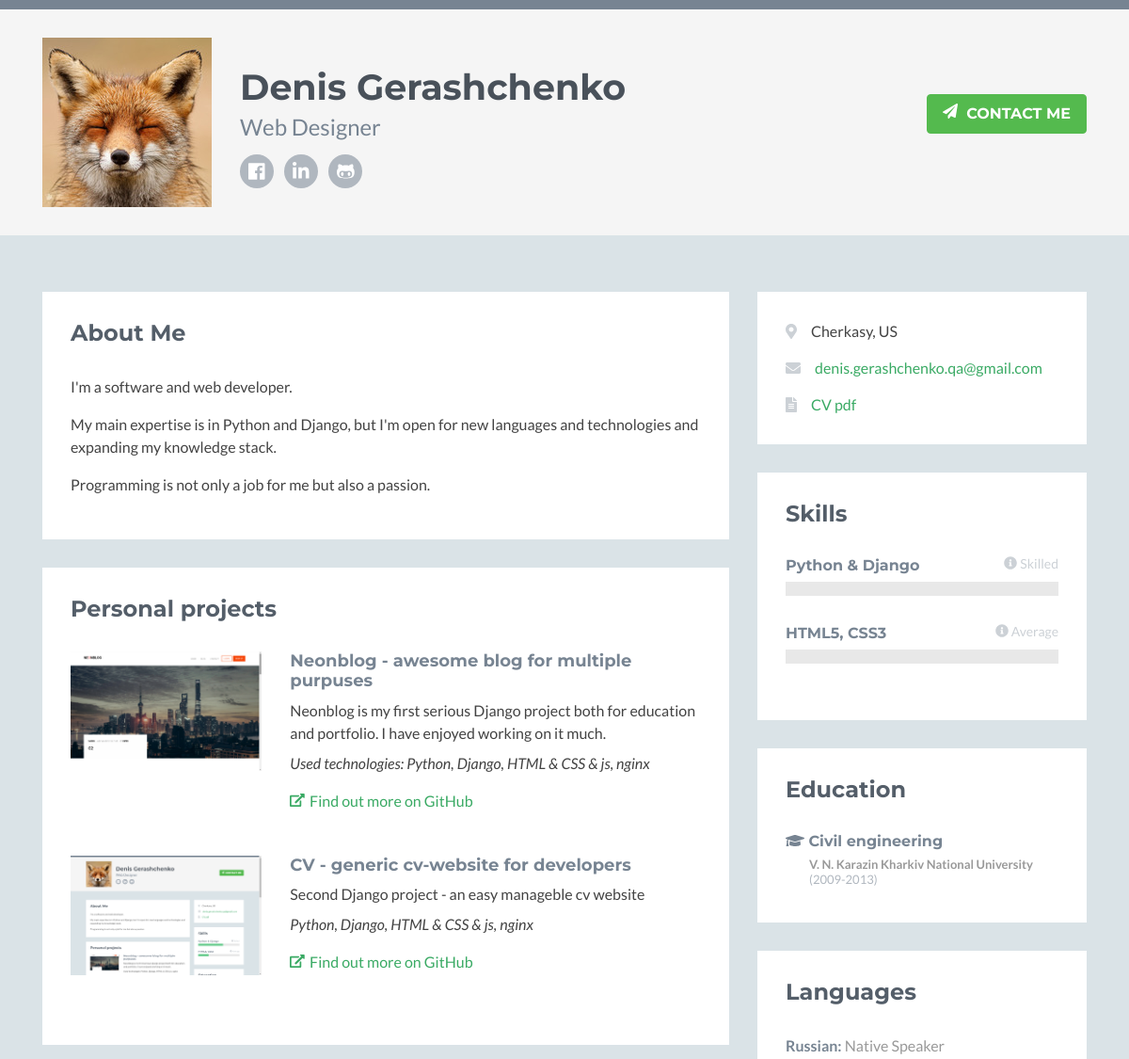
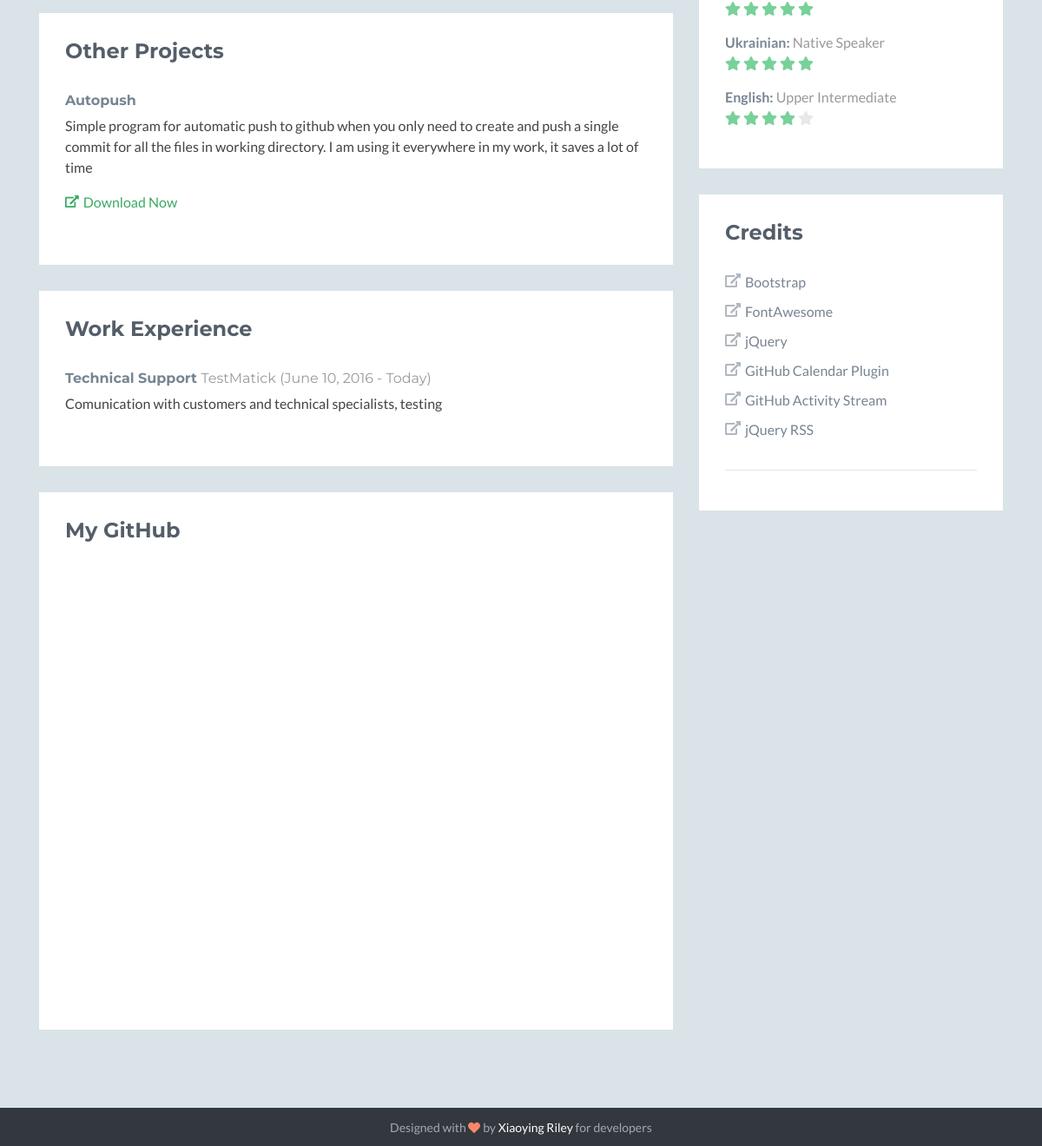
The page / on the database its author committed (2 pictures, top to bottom).
### index/models.py (models this page shows, shortened)
class ProfilePhoto(models.Model):
    profile_photo = models.ImageField()
    timestamp = models.DateTimeField(auto_now_add=True)
    actual = models.BooleanField(blank=True, null=True)

class ProjectDone(models.Model):
    title = models.CharField(max_length=100)
    thumbnail = models.ImageField()
    overview = models.TextField()
    technology_used = models.TextField()
    featured = models.BooleanField()
    timestamp = models.DateTimeField(auto_now_add=True)
    link = models.TextField(max_length=100, null=True, blank=True)
    github = models.TextField(max_length=100, null=True, blank=True)

class Experience(models.Model):
    vacancy = models.CharField(max_length=100)
    company = models.CharField(max_length=100)
    website = models.CharField(max_length=100)
    date_start = models.DateField()
    date_end = models.DateField()
    work_experience = models.CharField(max_length=100)
    timestamp = models.DateTimeField(auto_now_add=True)
    job_done = models.BooleanField()

### index/views.py (the view)
# urls.py: path('', IndexView.as_view(), name='index'),
class IndexView(View):
    template_name = 'index.html'
    def get(self, request, *args, **kwargs):
        featured_projects = ProjectDone.objects.filter(featured=True).order_by('timestamp')
        other_projects = ProjectDone.objects.filter(featured=False).order_by('timestamp')
        photos = ProfilePhoto.objects.filter(actual=True).order_by('-timestamp')
        if photos.exists():
            photo = photos[0]
        else:
            photo = None
        experience = Experience.objects.order_by('-timestamp')
        if not featured_projects and other_projects:
            return render(request, 'index.html', {})
        else:
            context = {
                'featured': featured_projects,
                'other': other_projects,
                'experience': experience,
                'photo': photo,
            }
            return render(request, 'index.html', context)

### templates/index.html (shortened to what this page needs)
<!DOCTYPE html>
<html lang="en">
{% load static %}
<head>
    <link rel="stylesheet" href="{% static 'assets/plugins/bootstrap/css/bootstrap.min.css' %}">
    <link rel="stylesheet" href="{% static 'assets/plugins/github-calendar/dist/github-calendar.css' %}">
    <link rel="stylesheet" href="//cdnjs.cloudflare.com/ajax/libs/octicons/2.0.2/octicons.min.css">
    <link rel="stylesheet" href="{% static 'assets/plugins/github-activity/github-activity-0.1.5.min.css' %}">
    <link id="theme-style" rel="stylesheet" href="{% static 'assets/css/styles.css' %}">
    <link rel="stylesheet" href="//cdnjs.cloudflare.com/ajax/libs/octicons/2.0.2/octicons.min.css">
    <link rel="stylesheet" href="github-activity-0.1.5.min.css">
</head>
<body>
    <header class="header">
        <div class="container clearfix">
            <img class="profile-image img-fluid float-left" src="{{ photo.profile_photo.url }}" alt="Denis Gerashchenko"/>
            <div class="profile-content float-left">
                <h1 class="name">Denis Gerashchenko</h1>
                <h2 class="desc">Web Designer</h2>
                <ul class="social list-inline">
                    <li class="list-inline-item"><a href="https://www.facebook.com/"><i class="fab fa-facebook"></i></a></li>
                    <li class="list-inline-item"><a href="#"><i class="fab fa-linkedin-in"></i></a></li>
                    <li class="list-inline-item"><a href="https://github.com/Denis-Gerashchenko"><i class="fab fa-github-alt"></i></a></li>
                </ul>
            </div>
            <a class="btn btn-cta-primary float-right" href="mailto:denis.gerashchenko.qa@gmail.com?subject=Hello!" target="_blank"><i class="fas fa-paper-plane"></i> Contact Me</a>
        </div>
    </header>
    <div class="container sections-wrapper">
        <div class="row">
            <div class="primary col-lg-8 col-12">
                <section class="about section">
                    <div class="section-inner">
                        <h2 class="heading">About Me</h2>
                        <div class="content">
                            <p>I'm a software and web developer.</p>
                            <p>My main expertise is in Python and Django, but I'm open for new languages and technologies and expanding my knowledge stack.</p>
                            <p>Programming is not only a job for me but also a passion.</p>
                        </div>
                    </div>
                </section>
               <section class="latest section">
                    <div class="section-inner">
                        <h2 class="heading">Personal projects</h2>
                        <div class="content">
                            {% for obj in featured %}
                            <div class="item row">
                                <a class="col-md-4 col-12" href="{{ obj.link }}" target="_blank">
                                <img class="img-fluid project-image" src="{{ obj.thumbnail.url }}" alt="{{ obj.title }}" />
                                </a>
                                <div class="desc col-md-8 col-12">
                                    <h3 class="title"><a href="{{ obj.link }}" target="_blank">{{ obj.title }}</a></h3>
                                    <p class="mb-2">{{ obj.overview }}</p>
                                    <p style="font-style:italic;">{{ obj.technology_used }}</p>
                                    <p><a class="more-link" href="{{ obj.github }}" target="_blank"><i class="fas fa-external-link-alt"></i>Find out more on GitHub</a></p>
                                </div>
                            </div>
                            {% endfor %}
                        </div>
                    </div>
                </section>
                <section class="projects section">
                    <div class="section-inner">
                        <h2 class="heading">Other Projects</h2>
                        <div class="content">
                            {% for obj in other %}
                            <div class="item">
                                {% if obj.link %}
                                <h3 class="title"><a href="{{ obj.link }}" target="_blank">{{ obj.title }}</a></h3>
                                {% else %}
                                <h3 class="title"><a href="{{ obj.github }}" target="_blank">{{ obj.title }}</a></h3>
                                {% endif %}
                                <p class="summary">{{ obj.overview }}</p>
                                <p><a class="more-link" href="{{ obj.github }}" target="_blank"><i class="fas fa-external-link-alt"></i>Download Now</a></p>
                            </div>
                            {% endfor %}
                        </div>
                    </div>
                </section>
                <section class="experience section">
                    <div class="section-inner">
                        <h2 class="heading">Work Experience</h2>
                        <div class="content">
                            {% for obj in experience %}
                            <div class="item">
                                {% if obj.job_done %}
                                <h3 class="title">{{ obj.vacancy }}  <span class="place"><a href="{{ obj.website}}">  {{ obj.company }}</a></span> <span class="year">({{ obj.date_start }} - {{ obj.date_end }})</span></h3>
                                {% else %}
                                <h3 class="title">{{ obj.vacancy }}  <span class="place"><a href="{{ obj.website}}">  {{ obj.company }}</a></span> <span class="year">({{ obj.date_start }} - Today)</span></h3>
                                {% endif %}
                                <p>{{ obj.work_experience }}</p>
                            </div>
                            {% endfor %}
                        </div>
                    </div>
                </section>
                <section class="github section">
                    <div class="section-inner">
                        <h2 class="heading">My GitHub</h2>
                        <div id="ghfeed" class="ghfeed">
                        </div>
                    </div>
                </section>
            </div>
            <div class="secondary col-lg-4 col-12">
                 <aside class="info aside section">
                    <div class="section-inner">
                        <div class="content">
                            <ul class="list-unstyled">
                                <li><i class="fas fa-map-marker-alt"></i><span class="sr-only">Location:</span>Cherkasy, US</li>
                                <li><i class="fas fa-envelope"></i><span class="sr-only">Email:</span><a href="#">denis.gerashchenko.qa@gmail.com</a></li>
                                <li><i class="fas fa-file-alt"></i><span class="sr-only">Website:</span><a href="" target="_blank">CV pdf</a>
                            </ul>
                        </div>
                    </div>
                </aside>
                <aside class="skills aside section">
                    <div class="section-inner">
                        <h2 class="heading">Skills</h2>
                        <div class="content">
                            <p class="intro">
                            <div class="skillset">
                                <div class="item">
                                    <h3 class="level-title">Python &amp; Django<span class="level-label" data-toggle="tooltip" data-placement="left" data-animation="true" title="You can use the tooltip to explain more about your skill level..."><i class="fas fa-info-circle"></i>Skilled</span></h3>
                                    <div class="level-bar">
                                    </div>
                                </div>
                                <div class="item">
                                    <h3 class="level-title">HTML5, CSS3<span class="level-label" data-toggle="tooltip" data-placement="left" data-animation="true" title="You can use the tooltip to explain more about your skill level..."><i class="fas fa-info-circle"></i>Average</span></h3>
                                    <div class="level-bar">
                                    </div>
                                </div>
                            </div>
                        </div>
                    </div>
                </aside>
                <aside class="education aside section">
                    <div class="section-inner">
                        <h2 class="heading">Education</h2>
                        <div class="content">
                            <div class="item">
                                <h3 class="title"><i class="fas fa-graduation-cap"></i> Civil engineering</h3>
                                <h4 class="university">V. N. Karazin Kharkiv National University <span class="year">(2009-2013)</span></h4>
                            </div>
                        </div>
                    </div>
                </aside>
                <aside class="languages aside section">
                    <div class="section-inner">
                        <h2 class="heading">Languages</h2>
                        <div class="content">
                            <ul class="list-unstyled">
                                <li class="item">
                                    <span class="title"><strong>Russian:</strong></span>
                                    <span class="level">Native Speaker <br class="visible-xs"/><i class="fas fa-star"></i> <i class="fas fa-star"></i> <i class="fas fa-star"></i> <i class="fas fa-star"></i> <i class="fas fa-star"></i> </span>
                                </li>
                                <li class="item">
                                    <span class="title"><strong>Ukrainian:</strong></span>
                                    <span class="level">Native Speaker <br class="visible-xs"/><i class="fas fa-star"></i> <i class="fas fa-star"></i> <i class="fas fa-star"></i> <i class="fas fa-star"></i> <i class="fas fa-star"></i> </span>
                                </li>
                                <li class="item">
                                    <span class="title"><strong>English:</strong></span>
                                    <span class="level">Upper Intermediate <br class="visible-xs"/><i class="fas fa-star"></i> <i class="fas fa-star"></i> <i class="fas fa-star"></i> <i class="fas fa-star"></i> <i style="color:#e8e8e8;" class="fas fa-star"></i> </span>
                                </li>
                            </ul>
                        </div>
                    </div>
                </aside>
                <aside class="credits aside section">
                    <div class="section-inner">
                        <h2 class="heading">Credits</h2>
                        <div class="content">
                            <ul class="list-unstyled pb-2">
                                <li><a href="https://getbootstrap.com/" target="_blank"><i class="fas fa-external-link-alt"></i>Bootstrap</a></li>
                                <li><a href="https://fortawesome.github.io/Font-Awesome/" target="_blank"><i class="fas fa-external-link-alt"></i>FontAwesome</a></li>
                                <li><a href="https://jquery.com/" target="_blank"><i class="fas fa-external-link-alt"></i>jQuery</a></li>
                                <li><a href="https://github.com/IonicaBizau/github-calendar" target="_blank"><i class="fas fa-external-link-alt"></i>GitHub Calendar Plugin</a></li>
                                <li><a href="https://caseyscarborough.com/projects/github-activity/" target="_blank"><i class="fas fa-external-link-alt"></i>GitHub Activity Stream</a></li>
                                <li><a href="https://github.com/sdepold/jquery-rss" target="_blank"><i class="fas fa-external-link-alt"></i>jQuery RSS</a></li>
                            </ul>
                            <hr/>
                        </div>
                    </div>
                </aside>
            </div>
        </div>
    </div>
    <footer class="footer">
        <div class="container text-center">
                <small class="copyright">Designed with <i class="fas fa-heart"></i> by <a href="https://themes.3rdwavemedia.com" target="_blank">Xiaoying Riley</a> for developers</small>
        </div>
    </footer>
</body>
</html>

### rows shown on the page
ProfilePhoto: profile_photo (picture)
ProjectDone: thumbnail (picture), title "Neonblog - awesome blog for multiple purpuses", overview "Neonblog is my first serious Django project both for education and portfolio. I have enjoyed working on it much.", technology_used "Used technologies: Python, Django, HTML & CSS & js, nginx"
ProjectDone: thumbnail (picture), title "CV - generic cv-website for developers", overview "Second Django project - an easy manageble cv website", technology_used "Python, Django, HTML & CSS & js, nginx"
ProjectDone: title "Autopush", overview "Simple program for automatic push to github when you only need to create and push a single commit for all the files in working directory. I am using it everywhere in my work, it saves a lot of time"
Experience: vacancy "Technical Support", company "TestMatick", date_start "June 10, 2016", work_experience "Comunication with customers and technical specialists, testing"
